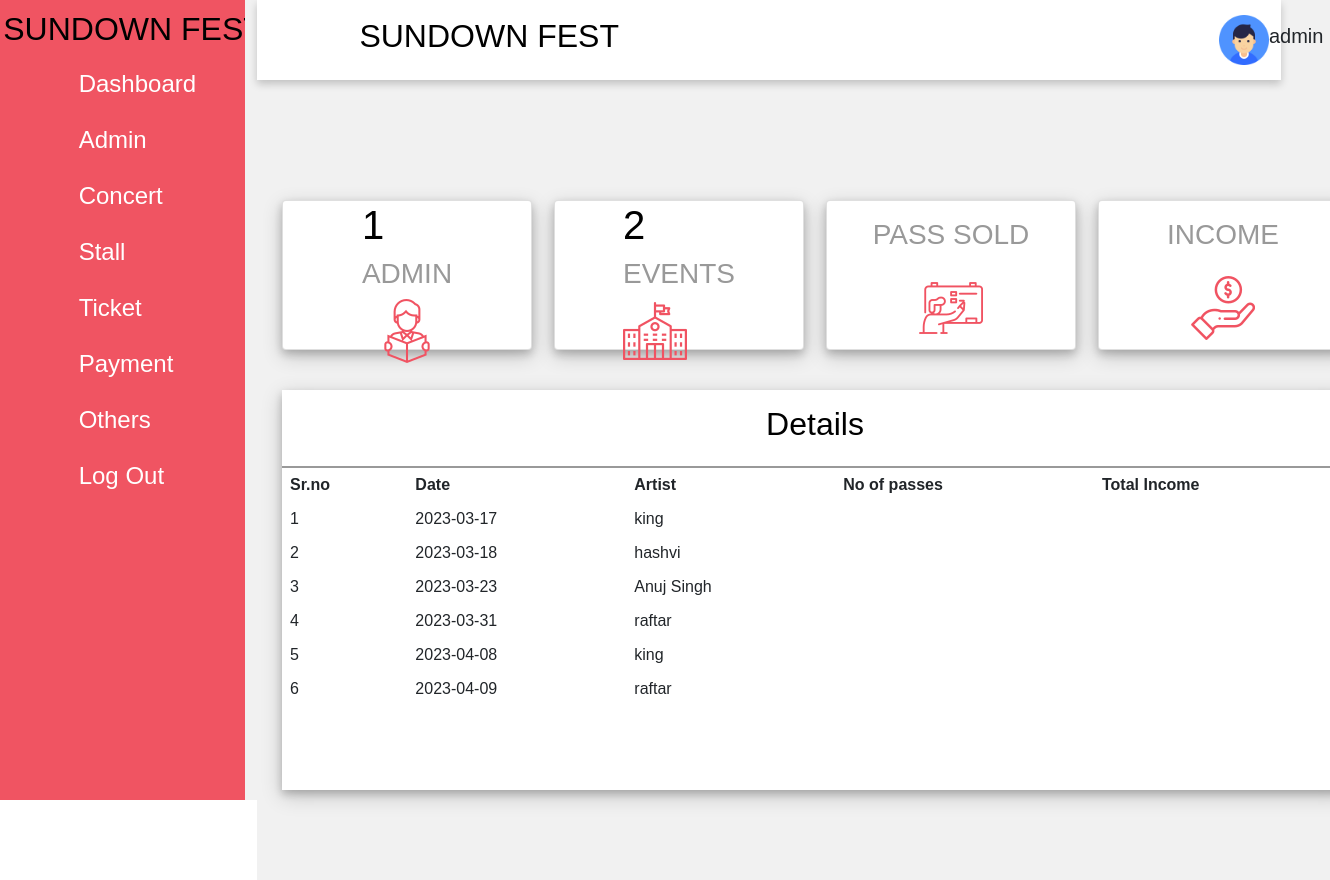
Page /admin/adminhome.php (signed in) on the committed database.
### tables this page shows
CREATE TABLE `tbl_concert` (
  `c_id` int(11) NOT NULL,
  `c_date` date NOT NULL,
  `c_venue` varchar(250) NOT NULL,
  `venue_capacity` int(10) NOT NULL,
  `c_artist` text NOT NULL
);

### admin/adminhome.php (the view, shortened to what this page needs)
<?php include('partials/menu.php'); ?>
<html>
<body>
<html>
    <head>
    </head>
    <body>
        <div class="content">
            <div class="cards">
                <div class="card">
                    <div class="box">
                        <?php $sql="select * from tbl_admin";
                         $res = mysqli_query($conn, $sql);
                         $count = mysqli_num_rows($res);
                        ?>
                        <h1><?php echo $count?></h1>
                        <h3>ADMIN</h3>
                    </div>
                    <div class="icon-case">
                        <img src="students.png" alt="">
                    </div>
                </div>
                <div class="card">
                    <div class="box">
                    <?php $sql="SELECT * FROM `tbl_concert` WHERE `c_date`>= curdate() + 1";
                         $res = mysqli_query($conn, $sql);
                         $count = mysqli_num_rows($res);
                        ?>
                        <h1><?php echo $count?></h1>
                        <h3> EVENTS</h3>
                        <img src="schools.png" alt="">
                    </div>
                </div>
                <div class="card">
                    <div class="box">
                        <h3>PASS SOLD</h3>
                    </div>
                    <div class="icon-case">
                    <img src="teachers.png" alt="">
                    </div>
                </div>
                <div class="card">
                    <div class="box">
                    <?php $sql1 = "SELECT SUM(total_amount) as total from tbl_payment";
                        $res1 = mysqli_query($conn, $sql1);
                        $row1 = mysqli_fetch_assoc($res1);
                        $total_revenue = $row1['total'];
                        ?>
                        <h3>INCOME</h3>
                    </div>
                    <div class="icon-case">
                        <img src="income.png" alt="">
                    </div>
                </div>
            </div>
            <div class="content-2">
<div class="recent-payments">
   <div class="title">
       <h2>Details</h2>
</div>
   <table>
       <tr>
<th>Sr.no</th>
<th>Date</th>
<th>Artist</th>
<th>No of passes</th>
<th>Total Income</th>
       </tr>
</div>
<?php
       $sql = "SELECT * FROM tbl_concert order by c_date";
       $res = mysqli_query($conn, $sql);
       if($res==TRUE)
       {
           $count = mysqli_num_rows($res);
           $sn=1;
           if($count>0)
           {
               while($rows=mysqli_fetch_assoc($res))
               {
                   $c_id=$rows['c_id'];
                   $c_date=$rows['c_date'];
                   $c_artist=$rows['c_artist'];
                   $sql1 = "SELECT sum(no_of_passes) as tpass , sum(total_amount) as tincome FROM tbl_payment where c_id= $c_id ";
                   $res1 = mysqli_query($conn, $sql1);
                   if($res1==TRUE)
                   {
                    $row1 = mysqli_fetch_assoc($res1);
                    $total_pass = $row1['tpass'];
                        $total_revenue = $row1['tincome'];
                    }
                   ?>
                   <tr>
                   <td><?php echo $sn++;?></td>
                    <td><?php echo $c_date;?></td>
                    <td><?php echo $c_artist;?></td>
                    <td><?php echo $total_pass;?></td>
                    <td><?php echo $total_revenue;?></td>
                   </tr>
<?php
               }
           }
           else
           {
              echo "no concert until now";
           }
       }
   ?>
</div>
</div>
				 </body>
				 </html>

### admin/partials/menu.php (shortened to what this page needs)
<?php include('constants.php');
$user=$_SESSION['user'];
?>
<html lang="en">
<head>
    <link rel="stylesheet" href="styles.css">
    <link href="https://cdn.jsdelivr.net/npm/bootstrap@5.0.2/dist/css/bootstrap.min.css" rel="stylesheet">
</head>
<body>
    <div class="side-menu">
        <div class="brand-name">
            <h2>SUNDOWN FEST</h2>
        </div>
        <ul>
            <a class="text-decoration-none"href="adminhome.php"><li>&nbsp; <span>Dashboard</span> </li></a>
            <a class="text-decoration-none"href="manage-admin2.php"><li>&nbsp;<span>Admin</span> </li></a>
            <a class="text-decoration-none"href="manage-concert2.php"><li>&nbsp;<span>Concert</span> </li></a>
            <a class="text-decoration-none"href="manage-stall2.php"><li>&nbsp;<span>Stall</span> </li></a>
            <a class="text-decoration-none"href="manage-ticket2.php"><li>&nbsp;<span>Ticket</span> </li></a>
            <a class="text-decoration-none"href="manage-payment2.php"><li>&nbsp; <span>Payment</span></li></a>
            <a class="text-decoration-none"href="other2.php"><li>&nbsp;<span>Others</span> </li></a>
            <a class="text-decoration-none"href="logout.php"><li>&nbsp;<span>Log Out</span> </li></a>
        </ul>
    </div>
		    <div class="container" style="left: 150px; width: 1400px;">
                <div class="header">
                    <div class="nav">
                        <div class="search">
                        <h2>SUNDOWN FEST</h2>
                        </div>
                        <div class="user">
                            <div class="img-case">
                            <img src="user.png" alt="">
                        </div>
                        <H5><?php echo $user; ?></H5>
                    </div>
                </div>
            </div>
</body>

### admin/styles.css (style rules this page uses)
* { margin: 0; padding: 0; box-sizing: border-box; font-family: 'Poppins', sans-serif; }
body { min-height: 100vh; }
a { text-decoration: none; }
li { list-style: none; }
h1, h2 { color: rgb(0, 0, 0); font-weight: 200; }
h3 { color: #999; }
.title { display: flex; align-items: center; justify-content: space-around; padding: 15px 10px; border-bottom: 2px solid #999; }
table { padding: 10px; }
th, td { text-align: left; padding: 8px; }
.side-menu { position: fixed; background: #f05462; width: 20vw; min-height: 100vh; display: flex; flex-direction: column; flex: 2 }
.side-menu .brand-name { display: flex; align-items: center; justify-content: center; margin-top: 10; font-size: 14; }
.side-menu li { font-size: 24px; padding: 10px 40px; color: white; display: flex; align-items: center; }
.container { position: relative; left: 120; width: 60vw; height: 100vh; background: #f1f1f1; }
.container .header { position: relative; top: 0; right: 0; width: 77vw; height: 10vh; background: white; display: flex; align-items: center; justify-content: center; box-shadow: 0 4px 8px 0 rgba(0, 0, 0, 0.2); z-index: 1; }
.container .header .nav { width: 80%; display: flex; align-items: center; }
.container .header .nav .search { display: inline; justify-content: center; }
.container .header .nav .user { display: flex; justify-content: space-between; align-items: center; left: 600; position: relative; }
.container .header .nav .user img { width: 40px; height: 40px; }
.container .header .nav .user .img-case { position: relative; width: 50px; height: 50px; }
.container .header .nav .user .img-case img { position: absolute; top: 0; left: 0; width: 100%; height: 100%; }
.container .content { position: relative; margin-top: 10vh; min-height: 90vh; background: #f1f1f1; }
.container .content .cards { padding: 20px 15px; display: flex; align-items: center; justify-content: space-between; flex-wrap: wrap; }
.container .content .cards .card { width: 250px; height: 150px; background: white; margin: 20px 10px; display: flex; align-items: center; justify-content: space-around; box-shadow: 0 4px 8px 0 rgba(0, 0, 0, 0.2), 0 6px 20px 0 rgba(0, 0, 0, 0.19); }
.container .content .content-2 { min-height: 60vh; display: flex; justify-content: space-around; align-items: flex-start; flex-wrap: wrap; }
.container .content .content-2 .recent-payments { min-height: 50vh; flex: 5; background: white; margin: 0px 25px 25px 25px; box-shadow: 0 4px 8px 0 rgba(0, 0, 0, 0.2), 0 6px 20px 0 rgba(0, 0, 0, 0.19); display: flex; flex-direction: column; }

### admin/partials/menu.php (style rules this page uses)
h5 { margin-right: 10px; }

### rows in the picture
tbl_concert: c_date "2023-03-17", c_artist "king"
tbl_concert: c_date "2023-03-18", c_artist "hashvi"
tbl_concert: c_date "2023-03-23", c_artist "Anuj Singh"
tbl_concert: c_date "2023-03-31", c_artist "raftar"
tbl_concert: c_date "2023-04-08", c_artist "king"
tbl_concert: c_date "2023-04-09", c_artist "raftar"

### other values in the picture
$user "admin"
$count "1"
$count "2"
